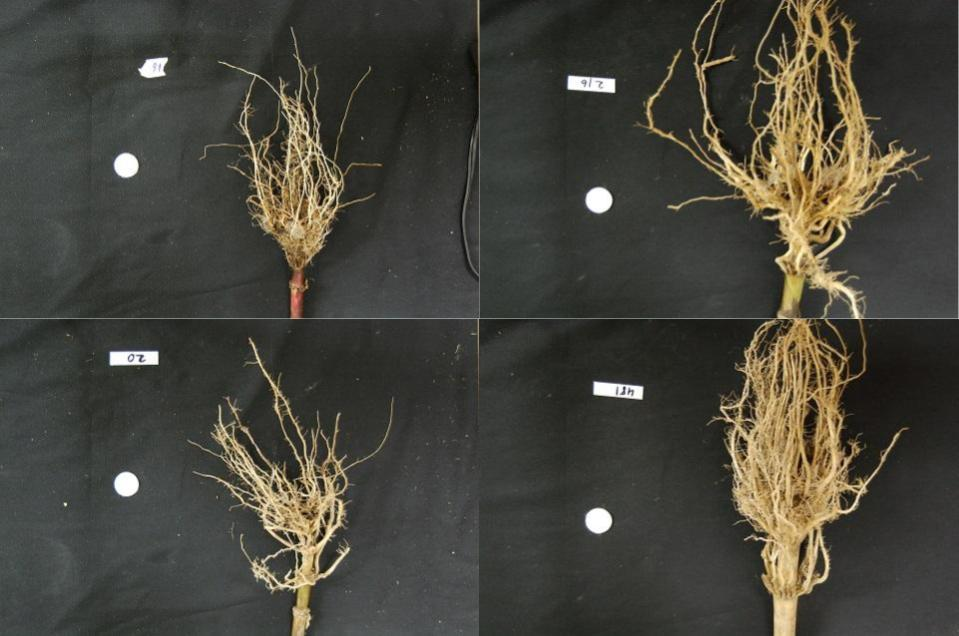
#> input picture img_processing_data/07-four-maize-roots.jpg, 959 x 636 px
$ jupyter execute img_processing_with_data_analytics.ipynb
#> lines starting #> are read from the running program, lines starting #| are printed output that depends on the picture; after the words box and inside, x2 and y2 are one past the last pixel; in counts of white or black regions, pixels touching at a corner belong together; long printed decimals are rounded
[cell 1]
# I will code the example for comparing root masses, which will give you some idea how to do the homework

[cell 2]
# load pacakges
import skimage.io
import numpy as np
import matplotlib.pyplot as plt
import skimage.transform
import skimage.color
import skimage.filters

[cell 3]
# Read the image. The image '07-four-maize-roots.jpg' has four images, you need to slice each of the image out
four_maize = skimage.io.imread('img_processing_data/07-four-maize-roots.jpg')
#> four_maize is the input picture: shape (636, 959, 3); mean R, G, B 69.4, 67.8, 59

[cell 4]
plt.imshow(four_maize)

[cell 5]
# get the two dimensions
dim_1 = four_maize.shape[0]
#> dim_1 = 636
dim_2 = four_maize.shape[1]
#> dim_2 = 959

[cell 6]
# select upper-left corner image
maize_1 = four_maize[0:int(dim_1/2+1), 0:int(dim_2/2)+1,:]
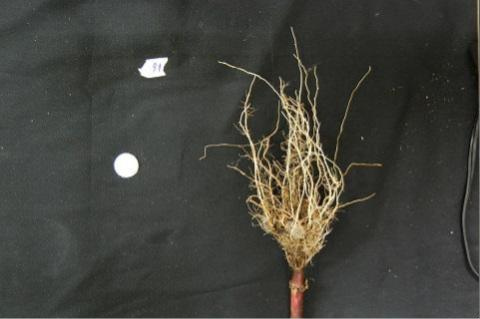
#> maize_1: shape (319, 480, 3); mean R, G, B 65.5, 65.9, 59.7
plt.imshow(maize_1)

[cell 7]
# convert to gray scale image
maize_1 = skimage.color.rgb2gray(maize_1)
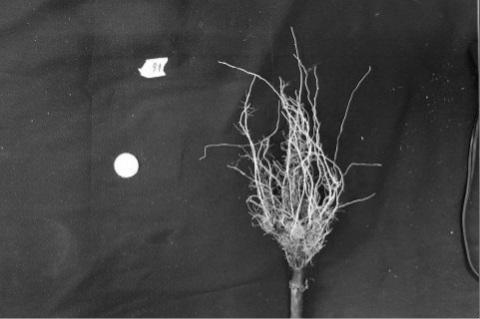
#> maize_1: shape (319, 480) float64; min 0.0285, max 1, mean 0.256
plt.imshow(maize_1,cmap='gray')

[cell 8]
# blur the image, sigma = 0.2
maize_1 = skimage.filters.gaussian(maize_1, sigma=0.2)
plt.imshow(maize_1, cmap='gray')

[cell 9]
plt.figure()
plt.title("Grayscale Histogram")
plt.xlabel("grayscale value")
plt.ylabel("pixels")
plt.xlim([0.0, 1.0])  # <- named arguments do not work here
histogram, bin_edges = np.histogram(maize_1, bins=256) # returns histogram (minus bin egdes) and bin edges
#> histogram = 256 values, max 4435 at index 65, min 2 at index 1, mean 598.1; bin_edges = 257 values from 0.0285 to 1
plt.plot(bin_edges[0:-1], histogram)  # <- or here
plt.show()
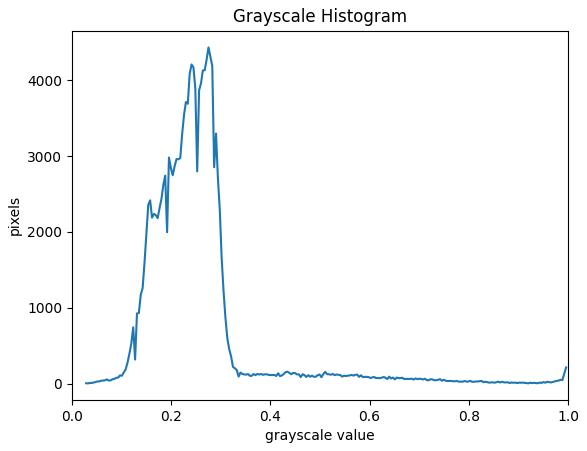
#> figure drawn by matplotlib, 1 panel; curve peaks at x = 0.275, y = 4435

[cell 10]
# we want bright pixels
# select a threshold of 0.5. You can try a few different threshold, until most of the maize root was captured
mask = maize_1 < 0.45
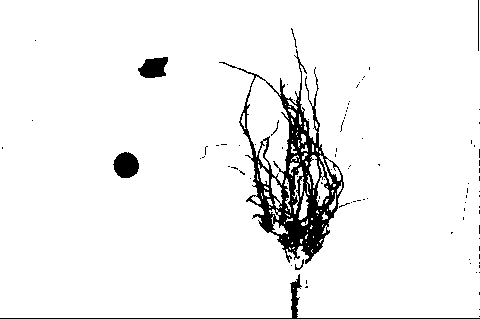
#> mask: shape (319, 480) bool; 94.4% white; 91 black regions (83 under 20 px), largest, box (x1, y1, x2, y2) and area: (219, 49, 344, 264) 6439, (0, 274, 480, 319) 732, (113, 152, 139, 178) 514
# you can directly use the mask image to compute the root mass.
# We will get a ratio of the number of pixels occupied by the root to the total number of pixels in the picture.
# by comparing this ratio among the four pictures, you will know, approximately, which root has the most mass.
# Notice, in a better experiment design, you should have an object (such as a coin) sit beside the four roots to help us caliberate the image.
# we have something similar in the picture (the two white markers), but we do not perform this step in this program
plt.imshow(mask, cmap='gray')

[cell 11]
# determine root mass ratio
w = mask.shape[1]
#> w = 480
h = mask.shape[0]
#> h = 319
rootPixels = w * h - np.count_nonzero(mask) # pixels that are False
#> rootPixels = 8518
density_1 = rootPixels / (w * h)
#> density_1 = 0.0556
print('Root in the upper-left image: ', density_1)
#| Root in the upper-left image:  0.05563
